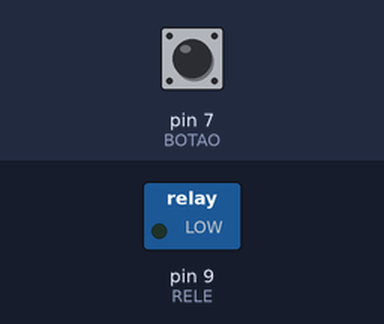
A sketch run on a simulated Arduino Uno, built with avr-gcc and run on an emulated ATmega328P. Shown: switched loads named in the sketch (green lamp = pin HIGH). Inputs (shaded band) come from the test bench; at power-on: pin 7 (BOTAO) LOW.

Above: at 1.2 s.
1.3 s: pin 7 (BOTAO) pulled HIGH for 0.15 s
At 1.37 s:
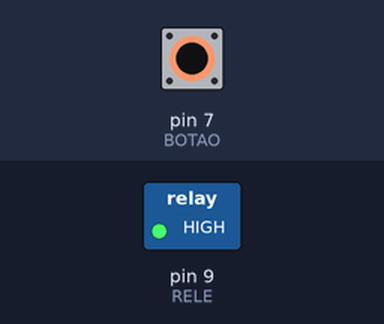
2.9 s: pin 7 (BOTAO) pulled HIGH for 3.2 s
At 7.4 s:
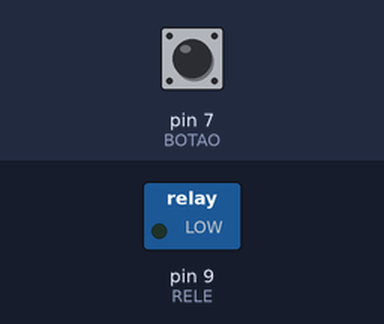
Timing chart, 0 to 8.9 s (numbered marks = the images above; inputs shaded):
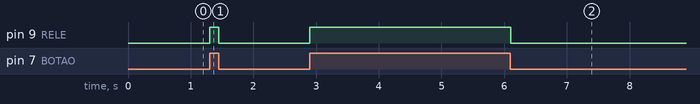

The sketch:

releBotao.ino
```cpp
int RELE = 9;
int BOTAO = 7;
int valor;
void setup() {
pinMode(RELE, OUTPUT);
pinMode(BOTAO, INPUT);
// digitalWrite(RELE, HIGH);
}
void loop() {
valor = digitalRead(BOTAO);
if (valor==1){
digitalWrite(RELE, HIGH);
}
else {digitalWrite(RELE, LOW);}
//digitalWrite(RELE, LOW);}
//else {digitalWrite(RELE, HIGH);}
delay (50);


}
```

Measured:
- after the input at 1.3 s, pin 9 (RELE): LOW → HIGH at once, → LOW 0.15 s later
- after the input at 2.9 s, pin 9 (RELE): LOW → HIGH at once, → LOW 3.2 s later
